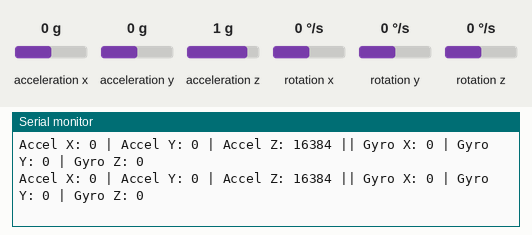
Bench run of a sketch on a simulated Arduino Uno, built with avr-gcc and run on an emulated ATmega328P. Parts: the last lines printed to the serial monitor. The inputs (shaded band) are chosen by the test bench; at power-on: acceleration x 0 g, acceleration y 0 g, acceleration z 1 g, rotation x 0 °/s, rotation y 0 °/s, rotation z 0 °/s.

Above: at 1.2 s.
1.3 s: acceleration x set to -1.4 g
At 1.9 s:
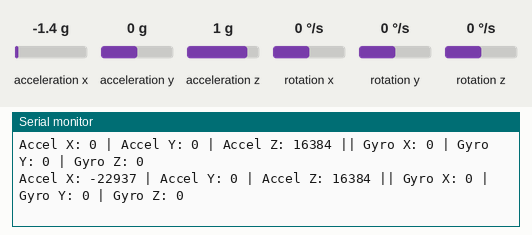
2.8 s: acceleration y set to -1.4 g
At 3.5 s:
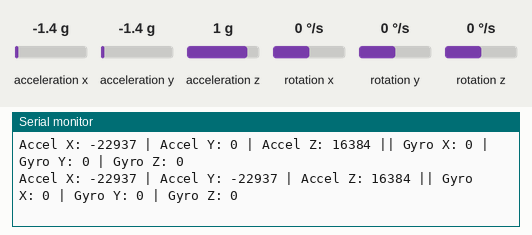
4.3 s: acceleration z set to -1.4 g
At 5.0 s:
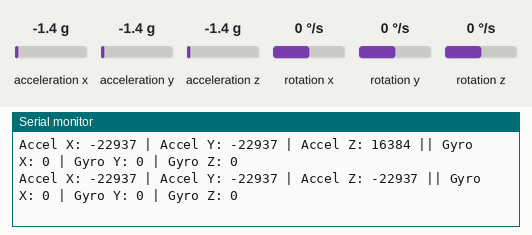
5.8 s: rotation x set to -192 °/s
At 6.5 s:
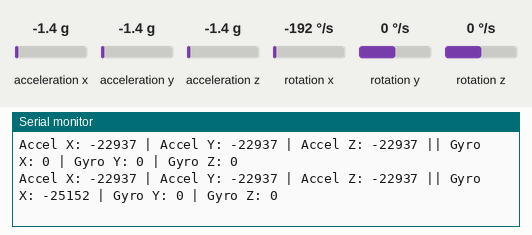
7.3 s: rotation y set to -192 °/s
At 8.0 s:
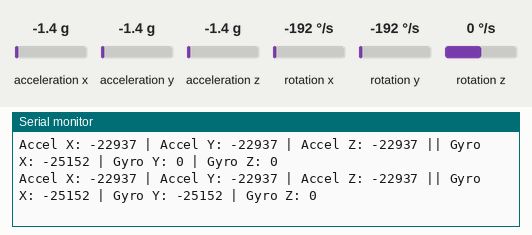

The sketch:

goc.ino
```cpp
#include <Wire.h>
#include <MPU6050.h>

MPU6050 mpu;

void setup() {
  Serial.begin(115200);
  Wire.begin();
  mpu.initialize();

  if (!mpu.testConnection()) {
    Serial.println("MPU6050 connection failed");
    while (1);
  }
  Serial.println("MPU6050 connection successful");
}

void loop() {
  int16_t ax, ay, az, gx, gy, gz;
  mpu.getMotion6(&ax, &ay, &az, &gx, &gy, &gz);

  Serial.print("Accel X: "); Serial.print(ax);
  Serial.print(" | Accel Y: "); Serial.print(ay);
  Serial.print(" | Accel Z: "); Serial.print(az);

  Serial.print(" || Gyro X: "); Serial.print(gx);
  Serial.print(" | Gyro Y: "); Serial.print(gy);
  Serial.print(" | Gyro Z: "); Serial.println(gz);

  delay(500);
}
```

Measured:
- after the input at 1.3 s, the serial monitor: prints a new line after 0.22 s (image 1)
- after the input at 2.8 s, the serial monitor: prints a new line after 0.24 s (image 2)
- after the input at 4.3 s, the serial monitor: prints a new line after 0.25 s (image 3)
- after the input at 5.8 s, the serial monitor: prints a new line after 0.27 s (image 4)
- after the input at 7.3 s, the serial monitor: prints a new line after 0.29 s (image 5)
